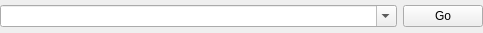
<?xml version="1.0" encoding="UTF-8"?>
<ui version="4.0">
 <class>EventRef</class>
 <widget class="QWidget" name="EventRef">
  <property name="geometry">
   <rect>
    <x>0</x>
    <y>0</y>
    <width>483</width>
    <height>33</height>
   </rect>
  </property>
  <layout class="QHBoxLayout" name="horizontalLayout">
   <property name="leftMargin">
    <number>0</number>
   </property>
   <property name="topMargin">
    <number>0</number>
   </property>
   <property name="rightMargin">
    <number>0</number>
   </property>
   <property name="bottomMargin">
    <number>0</number>
   </property>
   <item>
    <widget class="QComboBox" name="eventID">
     <property name="sizePolicy">
      <sizepolicy hsizetype="Expanding" vsizetype="Fixed">
       <horstretch>0</horstretch>
       <verstretch>0</verstretch>
      </sizepolicy>
     </property>
     <property name="editable">
      <bool>true</bool>
     </property>
     <property name="insertPolicy">
      <enum>QComboBox::NoInsert</enum>
     </property>
    </widget>
   </item>
   <item>
    <widget class="QPushButton" name="go">
     <property name="text">
      <string>Go</string>
     </property>
    </widget>
   </item>
  </layout>
 </widget>
 <resources/>
 <connections/>
</ui>
